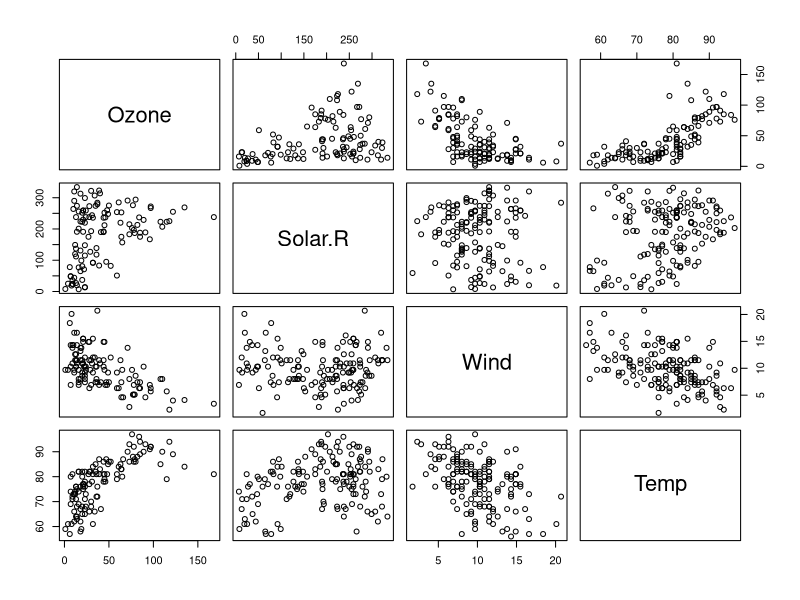
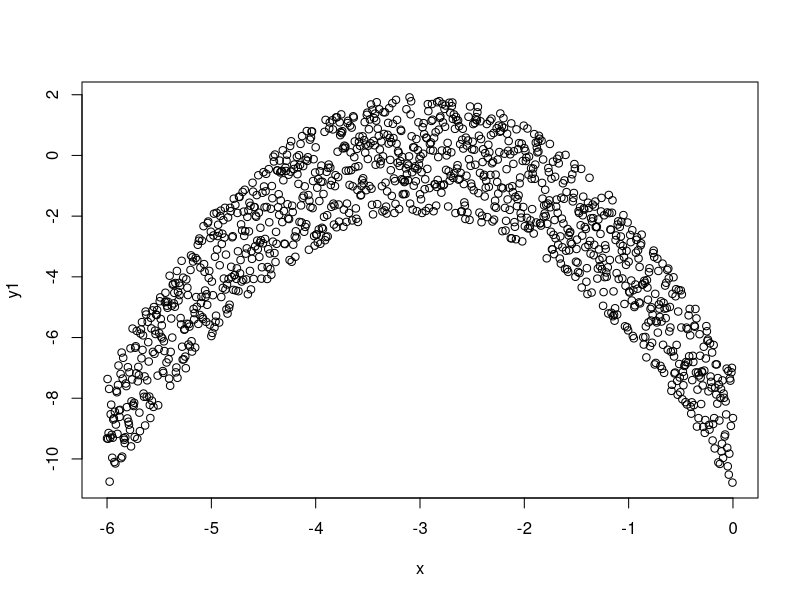
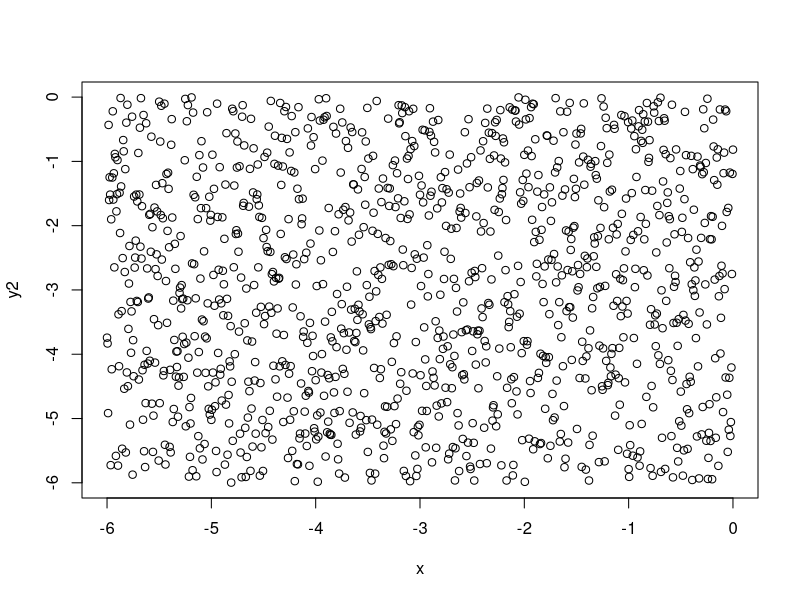
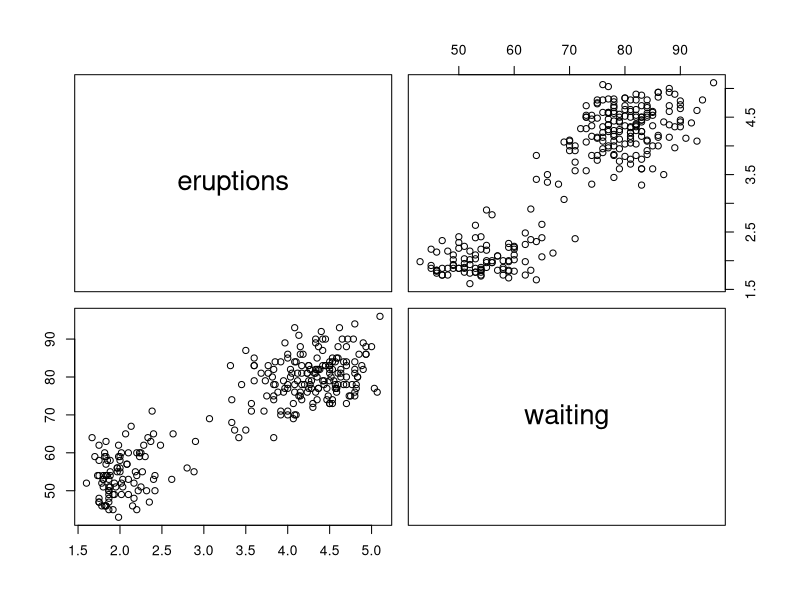
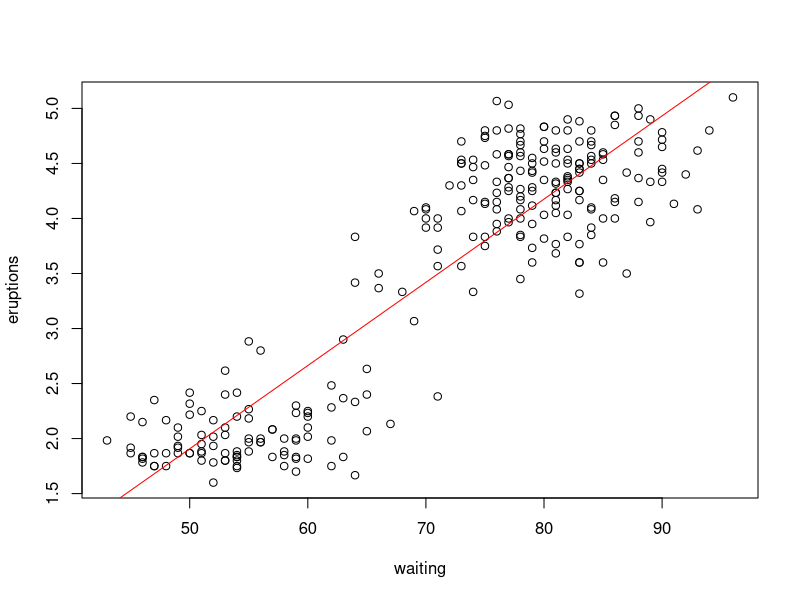
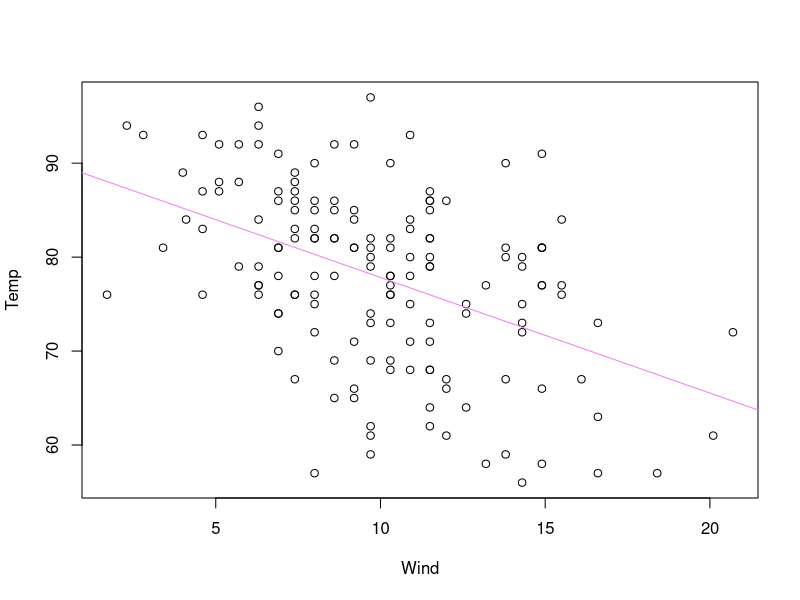
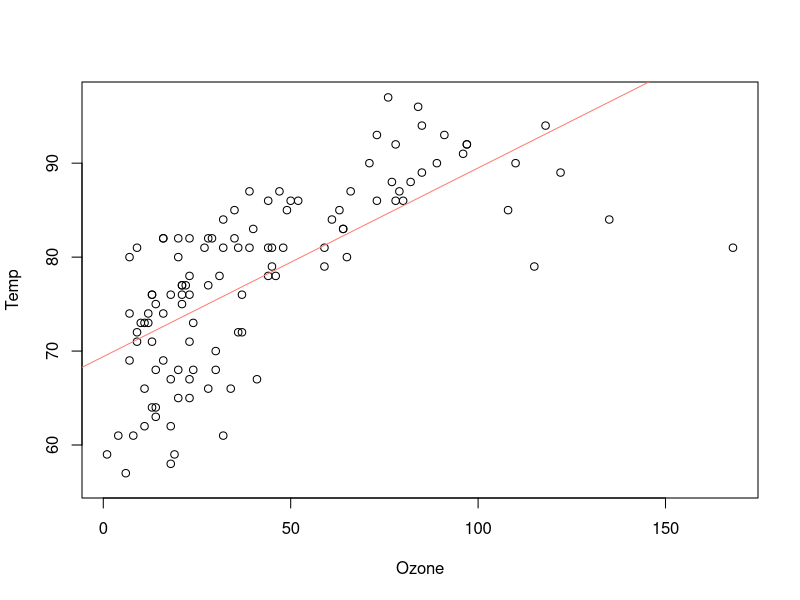

These figures' R source, in order:
data("airquality")
head(airquality, 15)
pairs(airquality[, c("Ozone", "Solar.R", "Wind", "Temp")])
cor(airquality[, c("Ozone", "Solar.R", "Wind", "Temp")], use="na.or.complete")
set.seed(15165)
f = function(x){
  y=-(x+3)^2 + runif(length(x), min=-2, max=2)
  #print(y)
}
f1 = function(x){
  y=runif(length(x), min=min(x), max=max(x))
}

x=seq(from=-6, to=0, by =0.005)
y1=f(x)
y2=f1(x)
head(x, 20)
head(y1, 20)
head(y2, 20)
#I'm not sure why my numbers that come up with the head function are different from yours
# but it's working... that's something right?
cor(x, y1)
cor(x, y2)
plot(x, y1)
plot(x, y2)
#Exercise 1
data("faithful")
head(faithful)
pairs(faithful[c("eruptions", "waiting")])
cor(faithful[, c("eruptions", "waiting")]) #answer:0.9 regardless of which one is dependent or independent
plot(eruptions~waiting, data = faithful)
abline(lm(eruptions~waiting, data = faithful), col="red")

# That regression equation is terrifying
mod = lm(Temp~Wind, data=airquality)
summary(mod)
plot(Temp~Wind, data=airquality)
abline(lm(Temp~Wind, data=airquality), col="violet")
#R doesn't recognize LILAC. Seriously...
#Exercise 2
funstuff = lm(Temp~Ozone, data=airquality)
summary(funstuff)
plot(Temp~Ozone, data = airquality)
abline(lm(Temp~Ozone, data = airquality), col="salmon")
#I can't believe R knows the color salmon but not lilac
res = residuals(mod)
RSS = sum(res^2)
RSE = sqrt(RSS/summary(mod)$df[2])
RMSE = RSS/153
RMSE
MSE = RSS/summary(mod)$df[2]
MSE
anova(mod)
#Exercise 3
resfun= residuals(funstuff)
RSSFUN= sum(resfun^2)
RSEFUN= sqrt(RSSFUN/summary(funstuff)$df[2])
RMSEFUN= RSSFUN/153
RMSEFUN
MSEFUN= RSSFUN/summary(funstuff)$df[2]
MSEFUN
# I got 34.65 for RMS and 46.49 for MSE
anova(funstuff)
#looks like it worked? 
